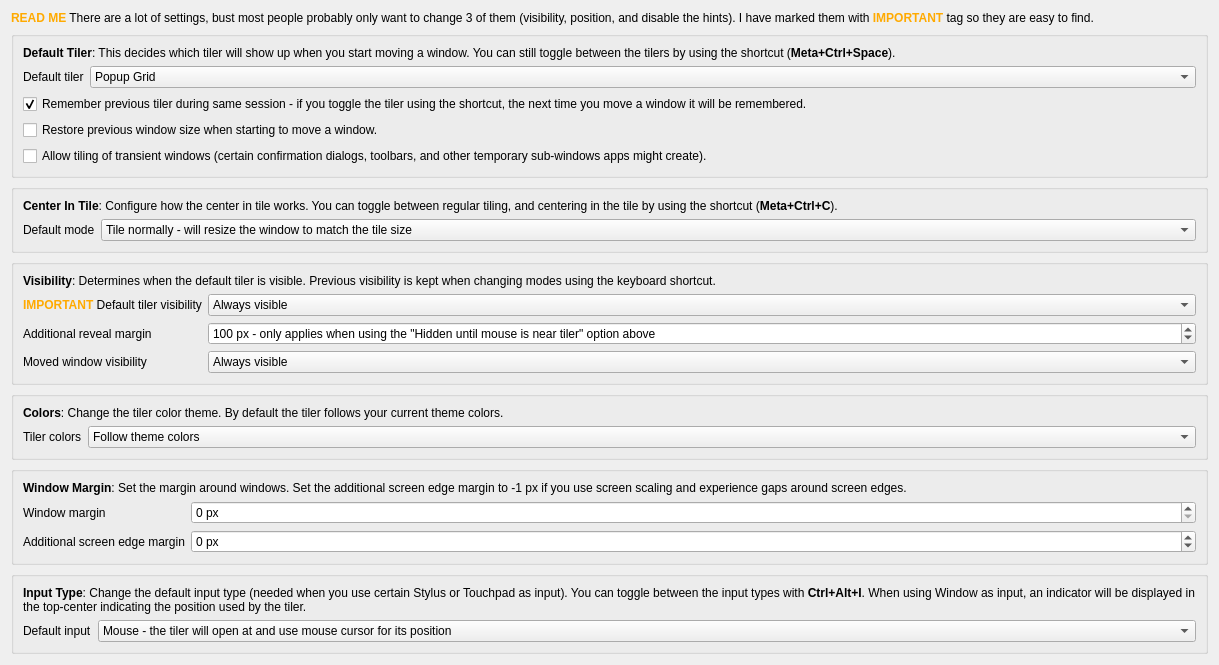
     <widget class="QWidget" name="tab_general">
      <attribute name="icon">
       <iconset theme="input-mouse"/>
      </attribute>
      <attribute name="title">
       <string>General</string>
      </attribute>
      <layout class="QVBoxLayout" name="verticalLayout_general">
       <item>
        <widget class="QLabel" name="label_84">
         <property name="text">
          <string>&lt;html&gt;&lt;head/&gt;&lt;body&gt;&lt;p&gt;&lt;span style=&quot; font-weight:700; color:#ffaa00;&quot;&gt;READ ME&lt;/span&gt; There are a lot of settings, bust most people probably only want to change 3 of them (visibility, position, and disable the hints). I have marked them with &lt;span style=&quot; font-weight:700; color:#ffaa00;&quot;&gt;IMPORTANT&lt;/span&gt; tag so they are easy to find.&lt;/p&gt;&lt;/body&gt;&lt;/html&gt;</string>
         </property>
         <property name="wordWrap">
          <bool>true</bool>
         </property>
        </widget>
       </item>
       <item>
        <widget class="QGroupBox" name="groupBox_defaultTiler">
         <property name="enabled">
          <bool>true</bool>
         </property>
         <property name="title">
          <string/>
         </property>
         <property name="alignment">
          <set>Qt::AlignmentFlag::AlignLeading|Qt::AlignmentFlag::AlignLeft|Qt::AlignmentFlag::AlignTop</set>
         </property>
         <property name="checkable">
          <bool>false</bool>
         </property>
         <layout class="QVBoxLayout" name="verticalLayout_restoreType">
          <item>
           <widget class="QLabel" name="label_restoreTypeExplanation">
            <property name="text">
             <string>&lt;html&gt;&lt;head/&gt;&lt;body&gt;&lt;p&gt;&lt;span style=&quot; font-weight:700;&quot;&gt;Default Tiler&lt;/span&gt;: This decides which tiler will show up when you start moving a window. You can still toggle between the tilers by using the shortcut (&lt;span style=&quot; font-weight:700;&quot;&gt;Meta+Ctrl+Space&lt;/span&gt;).&lt;/p&gt;&lt;/body&gt;&lt;/html&gt;</string>
            </property>
            <property name="wordWrap">
             <bool>true</bool>
            </property>
           </widget>
          </item>
          <item>
           <layout class="QFormLayout" name="formLayout_defaultTiler">
            <item row="0" column="1">
             <widget class="QComboBox" name="kcfg_defaultTiler">
              <property name="sizePolicy">
               <sizepolicy hsizetype="Expanding" vsizetype="Fixed">
                <horstretch>0</horstretch>
                <verstretch>0</verstretch>
               </sizepolicy>
              </property>
              <property name="currentText">
               <string>Popup Grid</string>
              </property>
              <property name="currentIndex">
               <number>0</number>
              </property>
              <item>
               <property name="text">
                <string>Popup Grid</string>
               </property>
              </item>
              <item>
               <property name="text">
                <string>Overlay</string>
               </property>
              </item>
             </widget>
            </item>
            <item row="0" column="0">
             <widget class="QLabel" name="label_defaultTiler">
              <property name="text">
               <string>Default tiler</string>
              </property>
             </widget>
            </item>
           </layout>
          </item>
          <item>
           <widget class="QCheckBox" name="kcfg_rememberTiler">
            <property name="enabled">
             <bool>true</bool>
            </property>
            <property name="text">
             <string>Remember previous tiler during same session - if you toggle the tiler using the shortcut, the next time you move a window it will be remembered.</string>
            </property>
            <property name="checked">
             <bool>true</bool>
            </property>
           </widget>
          </item>
          <item>
           <widget class="QCheckBox" name="kcfg_restoreSize">
            <property name="text">
             <string>Restore previous window size when starting to move a window.</string>
            </property>
           </widget>
          </item>
          <item>
           <widget class="QCheckBox" name="kcfg_allowTransient">
            <property name="text">
             <string>Allow tiling of transient windows (certain confirmation dialogs, toolbars, and other temporary sub-windows apps might create).</string>
            </property>
           </widget>
          </item>
         </layout>
        </widget>
       </item>
       <item>
        <widget class="QGroupBox" name="groupBox_12">
         <property name="title">
          <string/>
         </property>
         <layout class="QVBoxLayout" name="verticalLayout_20">
          <item>
           <widget class="QLabel" name="label_54">
            <property name="text">
             <string>&lt;html&gt;&lt;head/&gt;&lt;body&gt;&lt;p&gt;&lt;span style=&quot; font-weight:700;&quot;&gt;Center In Tile&lt;/span&gt;: Configure how the center in tile works. You can toggle between regular tiling, and centering in the tile by using the shortcut (&lt;span style=&quot; font-weight:700;&quot;&gt;Meta+Ctrl+C&lt;/span&gt;).&lt;/p&gt;&lt;/body&gt;&lt;/html&gt;</string>
            </property>
            <property name="wordWrap">
             <bool>true</bool>
            </property>
           </widget>
          </item>
          <item>
           <layout class="QFormLayout" name="formLayout_7">
            <item row="0" column="0">
             <widget class="QLabel" name="label_55">
              <property name="text">
               <string>Default mode</string>
              </property>
             </widget>
            </item>
            <item row="0" column="1">
             <widget class="QComboBox" name="kcfg_centerInTileMode">
              <property name="sizePolicy">
               <sizepolicy hsizetype="Expanding" vsizetype="Fixed">
                <horstretch>0</horstretch>
                <verstretch>0</verstretch>
               </sizepolicy>
              </property>
              <item>
               <property name="text">
                <string>Tile normally - will resize the window to match the tile size</string>
               </property>
              </item>
              <item>
               <property name="text">
                <string>Tile normally first time, then remember previous mode during same session</string>
               </property>
              </item>
              <item>
               <property name="text">
                <string>Center in tile - will only align center of window with center of tile without resizing the window (for instance to center a window on screen)</string>
               </property>
              </item>
              <item>
               <property name="text">
                <string>Center in tile first time, then remember previous mode during same session</string>
               </property>
              </item>
             </widget>
            </item>
           </layout>
          </item>
         </layout>
        </widget>
       </item>
       <item>
        <widget class="QGroupBox" name="groupBox_11">
         <property name="title">
          <string/>
         </property>
         <layout class="QVBoxLayout" name="verticalLayout_15">
          <item>
           <widget class="QLabel" name="label_22">
            <property name="text">
             <string>&lt;html&gt;&lt;head/&gt;&lt;body&gt;&lt;p&gt;&lt;span style=&quot; font-weight:700;&quot;&gt;Visibility&lt;/span&gt;: Determines when the default tiler is visible. Previous visibility is kept when changing modes using the keyboard shortcut.&lt;/p&gt;&lt;/body&gt;&lt;/html&gt;</string>
            </property>
            <property name="wordWrap">
             <bool>true</bool>
            </property>
           </widget>
          </item>
          <item>
           <layout class="QFormLayout" name="formLayout_4">
            <item row="0" column="0">
             <widget class="QLabel" name="label_23">
              <property name="text">
               <string>&lt;html&gt;&lt;head/&gt;&lt;body&gt;&lt;p&gt;&lt;span style=&quot; font-weight:700; color:#ffaa00;&quot;&gt;IMPORTANT&lt;/span&gt; Default tiler visibility&lt;/p&gt;&lt;/body&gt;&lt;/html&gt;</string>
              </property>
             </widget>
            </item>
            <item row="0" column="1">
             <widget class="QComboBox" name="kcfg_tilerVisibility">
              <property name="sizePolicy">
               <sizepolicy hsizetype="Expanding" vsizetype="Fixed">
                <horstretch>0</horstretch>
                <verstretch>0</verstretch>
               </sizepolicy>
              </property>
              <item>
               <property name="text">
                <string>Always visible</string>
               </property>
              </item>
              <item>
               <property name="text">
                <string>Only visible if window is dragged right away (otherwise will remain hidden - mouse pointer change is a good indication that it is safe to drag)</string>
               </property>
              </item>
              <item>
               <property name="text">
                <string>Hidden until toggled on by shortcut (Meta+Space by default)</string>
               </property>
              </item>
              <item>
               <property name="text">
                <string>Hidden until mouse is near tiler (only works for Popup Grid mode)</string>
               </property>
              </item>
              <item>
               <property name="text">
                <string>Hidden if window is dragged right away (otherwise will appear if you click and hold - Firefox is not compatible with this mode and you need to press Meta+Space to show the tiler)</string>
               </property>
              </item>
             </widget>
            </item>
            <item row="1" column="0">
             <widget class="QLabel" name="label_48">
              <property name="text">
               <string>Additional reveal margin</string>
              </property>
             </widget>
            </item>
            <item row="1" column="1">
             <widget class="QSpinBox" name="kcfg_revealMargin">
              <property name="sizePolicy">
               <sizepolicy hsizetype="Expanding" vsizetype="Fixed">
                <horstretch>0</horstretch>
                <verstretch>0</verstretch>
               </sizepolicy>
              </property>
              <property name="suffix">
               <string> px - only applies when using the &quot;Hidden until mouse is near tiler&quot; option above</string>
              </property>
              <property name="maximum">
               <number>2000</number>
              </property>
              <property name="singleStep">
               <number>10</number>
              </property>
              <property name="value">
               <number>100</number>
              </property>
             </widget>
            </item>
            <item row="2" column="0">
             <widget class="QLabel" name="label_43">
              <property name="text">
               <string>Moved window visibility</string>
              </property>
             </widget>
            </item>
            <item row="2" column="1">
             <widget class="QComboBox" name="kcfg_windowVisibility">
              <property name="sizePolicy">
               <sizepolicy hsizetype="Expanding" vsizetype="Fixed">
                <horstretch>0</horstretch>
                <verstretch>0</verstretch>
               </sizepolicy>
              </property>
              <item>
               <property name="text">
                <string>Always visible</string>
               </property>
              </item>
              <item>
               <property name="text">
                <string>Hidden while tiler is visible</string>
               </property>
              </item>
              <item>
               <property name="text">
                <string>Hidden while above tiler</string>
               </property>
              </item>
             </widget>
            </item>
           </layout>
          </item>
         </layout>
        </widget>
       </item>
       <item>
        <widget class="QGroupBox" name="groupBox_6">
         <property name="title">
          <string/>
         </property>
         <layout class="QVBoxLayout" name="verticalLayout_14">
          <item>
           <widget class="QLabel" name="label_42">
            <property name="text">
             <string>&lt;html&gt;&lt;head/&gt;&lt;body&gt;&lt;p&gt;&lt;span style=&quot; font-weight:700;&quot;&gt;Colors&lt;/span&gt;: Change the tiler color theme. By default the tiler follows your current theme colors.&lt;/p&gt;&lt;/body&gt;&lt;/html&gt;</string>
            </property>
           </widget>
          </item>
          <item>
           <layout class="QFormLayout" name="formLayout_3">
            <item row="0" column="0">
             <widget class="QLabel" name="label_37">
              <property name="text">
               <string>Tiler colors</string>
              </property>
             </widget>
            </item>
            <item row="0" column="1">
             <widget class="QComboBox" name="kcfg_theme">
              <property name="sizePolicy">
               <sizepolicy hsizetype="Expanding" vsizetype="Fixed">
                <horstretch>0</horstretch>
                <verstretch>0</verstretch>
               </sizepolicy>
              </property>
              <item>
               <property name="text">
                <string>Follow theme colors</string>
               </property>
              </item>
              <item>
               <property name="text">
                <string>Alpha test blue</string>
               </property>
              </item>
              <item>
               <property name="text">
                <string>Orange</string>
               </property>
              </item>
              <item>
               <property name="text">
                <string>Red (light background)</string>
               </property>
              </item>
              <item>
               <property name="text">
                <string>Red (dark background)</string>
               </property>
              </item>
              <item>
               <property name="text">
                <string>Lime green</string>
               </property>
              </item>
              <item>
               <property name="text">
                <string>Purple</string>
               </property>
              </item>
              <item>
               <property name="text">
                <string>Green</string>
               </property>
              </item>
              <item>
               <property name="text">
                <string>Yellow</string>
               </property>
              </item>
              <item>
               <property name="text">
                <string>Blue</string>
               </property>
              </item>
             </widget>
            </item>
           </layout>
          </item>
         </layout>
        </widget>
       </item>
       <item>
        <widget class="QGroupBox" name="groupBox">
         <property name="enabled">
          <bool>true</bool>
         </property>
         <property name="title">
          <string/>
         </property>
         <layout class="QVBoxLayout" name="verticalLayout_9">
          <item>
           <widget class="QLabel" name="label_28">
            <property name="text">
             <string>&lt;html&gt;&lt;head/&gt;&lt;body&gt;&lt;p&gt;&lt;span style=&quot; font-weight:700;&quot;&gt;Window Margin&lt;/span&gt;: Set the margin around windows. Set the additional screen edge margin to -1 px if you use screen scaling and experience gaps around screen edges.&lt;/p&gt;&lt;/body&gt;&lt;/html&gt;</string>
            </property>
            <property name="wordWrap">
             <bool>true</bool>
            </property>
           </widget>
          </item>
          <item>
           <layout class="QFormLayout" name="formLayout">
            <item row="0" column="0">
             <widget class="QLabel" name="label_27">
              <property name="text">
               <string>Window margin</string>
              </property>
             </widget>
            </item>
            <item row="0" column="1">
             <widget class="QSpinBox" name="kcfg_tileMargin">
              <property name="sizePolicy">
               <sizepolicy hsizetype="MinimumExpanding" vsizetype="Fixed">
                <horstretch>0</horstretch>
                <verstretch>0</verstretch>
               </sizepolicy>
              </property>
              <property name="suffix">
               <string> px</string>
              </property>
              <property name="maximum">
               <number>100</number>
              </property>
              <property name="singleStep">
               <number>1</number>
              </property>
              <property name="stepType">
               <enum>QAbstractSpinBox::StepType::DefaultStepType</enum>
              </property>
             </widget>
            </item>
            <item row="1" column="0">
             <widget class="QLabel" name="label_8">
              <property name="text">
               <string>Additional screen edge margin</string>
              </property>
             </widget>
            </item>
            <item row="1" column="1">
             <widget class="QSpinBox" name="kcfg_screenMargin">
              <property name="sizePolicy">
               <sizepolicy hsizetype="MinimumExpanding" vsizetype="Fixed">
                <horstretch>0</horstretch>
                <verstretch>0</verstretch>
               </sizepolicy>
              </property>
              <property name="suffix">
               <string> px</string>
              </property>
              <property name="minimum">
               <number>-5</number>
              </property>
              <property name="maximum">
               <number>100</number>
              </property>
             </widget>
            </item>
           </layout>
          </item>
         </layout>
        </widget>
       </item>
       <item>
        <widget class="QGroupBox" name="groupBox_9">
         <property name="title">
          <string/>
         </property>
         <layout class="QVBoxLayout" name="verticalLayout_18">
          <item>
           <widget class="QLabel" name="label_44">
            <property name="text">
             <string>&lt;html&gt;&lt;head/&gt;&lt;body&gt;&lt;p&gt;&lt;span style=&quot; font-weight:700;&quot;&gt;Input Type&lt;/span&gt;: Change the default input type (needed when you use certain Stylus or Touchpad as input). You can toggle between the input types with &lt;span style=&quot; font-weight:700;&quot;&gt;Ctrl+Alt+I&lt;/span&gt;. When using Window as input, an indicator will be displayed in the top-center indicating the position used by the tiler.&lt;/p&gt;&lt;/body&gt;&lt;/html&gt;</string>
            </property>
            <property name="wordWrap">
             <bool>true</bool>
            </property>
           </widget>
          </item>
          <item>
           <layout class="QFormLayout" name="formLayout_6">
            <item row="0" column="0">
             <widget class="QLabel" name="label_45">
              <property name="text">
               <string>Default input</string>
              </property>
             </widget>
            </item>
            <item row="0" column="1">
             <widget class="QComboBox" name="kcfg_defaultInput">
              <property name="sizePolicy">
               <sizepolicy hsizetype="Expanding" vsizetype="Fixed">
                <horstretch>0</horstretch>
                <verstretch>0</verstretch>
               </sizepolicy>
              </property>
              <item>
               <property name="text">
                <string>Mouse - the tiler will open at and use mouse cursor for its position</string>
               </property>
              </item>
              <item>
               <property name="text">
                <string>Window - (use for Stylus or Touch input) the tiler will open at and use window top-center for its position</string>
               </property>
              </item>
             </widget>
            </item>
           </layout>
          </item>
         </layout>
        </widget>
       </item>
       <item>
        <spacer name="verticalSpacer_general">
         <property name="orientation">
          <enum>Qt::Orientation::Vertical</enum>
         </property>
         <property name="sizeType">
          <enum>QSizePolicy::Policy::MinimumExpanding</enum>
         </property>
         <property name="sizeHint" stdset="0">
          <size>
           <width>0</width>
           <height>0</height>
          </size>
         </property>
        </spacer>
       </item>
      </layout>
      <zorder>verticalSpacer_general</zorder>
      <zorder>groupBox_defaultTiler</zorder>
      <zorder>groupBox</zorder>
      <zorder>groupBox_6</zorder>
      <zorder>groupBox_11</zorder>
      <zorder>groupBox_9</zorder>
      <zorder>groupBox_12</zorder>
      <zorder>label_84</zorder>
     </widget>
